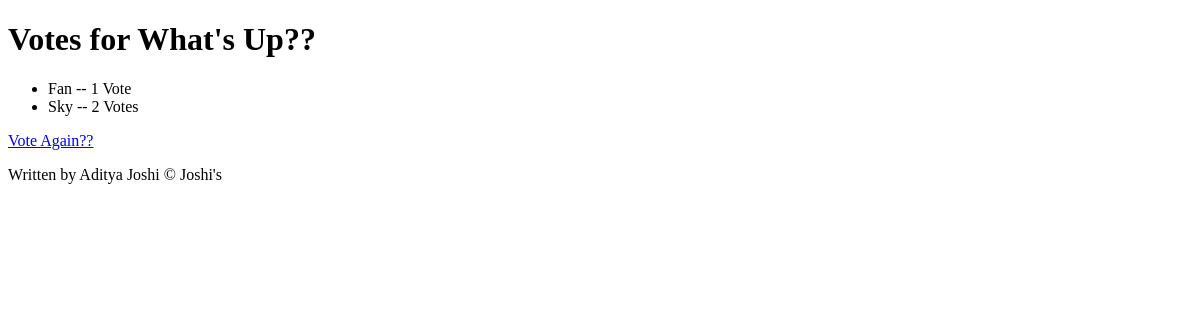
/polls/1/results/, run on an earlier commit of the app's database.
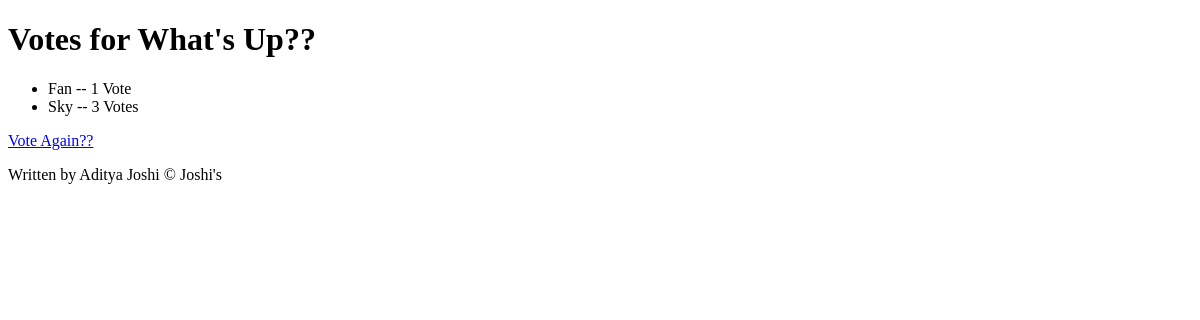
And on a later commit of the database.
### polls/models.py (models this page shows, shortened)
class Choice(models.Model):
    question = models.ForeignKey(Question, on_delete=models.CASCADE)
    choice_text = models.CharField(max_length=200)
    votes = models.IntegerField(default=0)

### polls/views.py (the view)
# urls.py: path('<int:question_id>/results/', views.results, name='results'),
def results(request, question_id):
    q = get_object_or_404(Question, pk=question_id)
    return render(request, 'polls/results.html', {'q' : q})

### polls/templates/polls/results.html (shortened to what this page needs)
<!DOCTYPE html>
<html>
<head>
</head>
<body>
    <header>
        <h1>Votes for {{ q.question_text }}</h1>
    </header>
    <main>
        <ul>
            {% for c in q.choice_set.all %}
            <li>{{ c.choice_text }} -- {{ c.votes }} Vote{{ c.votes|pluralize }}</li>
            {% endfor %}
        </ul>
        <a href="{% url 'polls:detail' q.id %}">Vote Again??</a>
    </main>
    <footer>
        <p>Written by Aditya Joshi &copy; Joshi's</p>
    </footer>
</body>
</html>

What changed in the data, as far as the page shows it:
changed Choice "Sky": votes "2" → "3"
